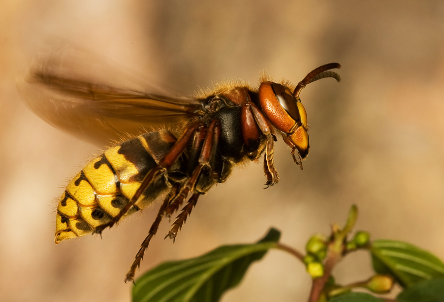
#> input picture cv09/Cv09_obr.bmp, 444 x 302 px
$ python MTcv09.py
#> lines starting #> are read from the running program, lines starting #| are printed output that depends on the picture
import cv2
from numpy import linalg as LA
import numpy as np
from matplotlib import pyplot as plt


def convertImageToMonochromo():
    img = cv2.imread('Cv09_obr.bmp')
#> img is the input picture: shape (302, 444, 3); mean B, G, R 70.5, 125, 164.3

    gray = cv2.cvtColor(img, cv2.COLOR_RGB2GRAY).astype(float)
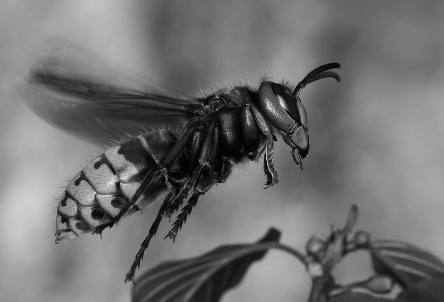
#> gray: shape (302, 444) float64; min 0, max 239, mean 113.2
    height = img.shape[0]
#> height = 302
    width = img.shape[1]
#> width = 444

    B = img[:, :, 0].flatten()
    G = img[:, :, 1].flatten()
    R = img[:, :, 2].flatten()

    ex = np.mean([R, G, B], axis=0)

    W = np.column_stack((R - ex, G - ex, B - ex))

    eig_val, eig_vec = LA.eig(np.cov(W.T))
#> eig_val = [404.6, -1.14e-13, 84.1]; eig_vec = [[-0.615, -0.577, -0.537], [-0.158, -0.577, 0.801], [0.773, -0.577, -0.264]]
    eig_p = []

    for i in range(0, len(eig_val)):
        eig_p.append((np.abs(eig_val[i]), eig_vec[:, i]))
#> this loop made 3 passes
#> after the loop, eig_p = [(404.6, [-0.615, -0.158, 0.773]), (1.14e-13, [-0.577, -0.577, -0.577]), (84.1, [-0.537, 0.801, -0.264])]

    eig_p.sort()
    eig_p.reverse()
    Ep = np.column_stack((eig_p[2][1], eig_p[1][1], eig_p[0][1]))
#> Ep = [[-0.577, -0.537, -0.615], [-0.577, 0.801, -0.158], [-0.577, -0.264, 0.773]]

    E = np.dot(W, Ep)
    k1 = (E.T[0] + ex).reshape(height, width)
    k2 = (E.T[1] + ex).reshape(height, width)
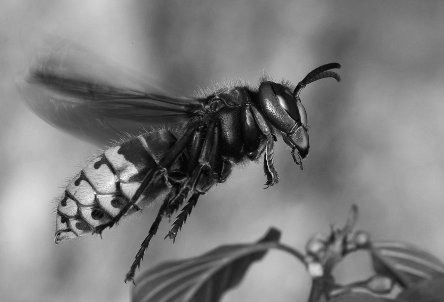
#> k2: shape (302, 444) float64; min -7.34, max 239, mean 113.2; drawn with min black and max white
    k3 = (E.T[2] + ex).reshape(height, width)
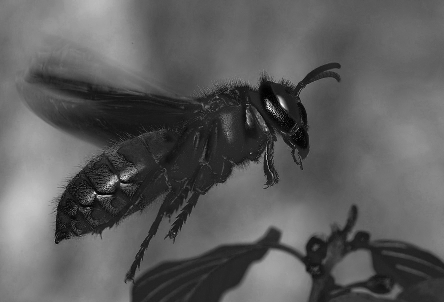
#> k3: shape (302, 444) float64; min -44.98, max 227.1, mean 53.7; drawn with min black and max white

    # originalni
    plt.subplot(231)
    plt.title("original")
    plt.imshow(cv2.cvtColor(img, cv2.COLOR_BGR2RGB))
    # prevedeno na gray
    plt.subplot(233)
    plt.title("gray")
    plt.imshow(gray, cmap='gray')
    # prvni komponenta
    plt.subplot(234)
    plt.title("component1")
    plt.imshow(k1, cmap='gray')
    # druha komponenta
    plt.subplot(235)
    plt.title("component2")
    plt.imshow(k2, cmap='gray')
    # treti komponenta
    plt.subplot(236)
    plt.title("component3")
    plt.imshow(k3, cmap='gray')

    plt.show()
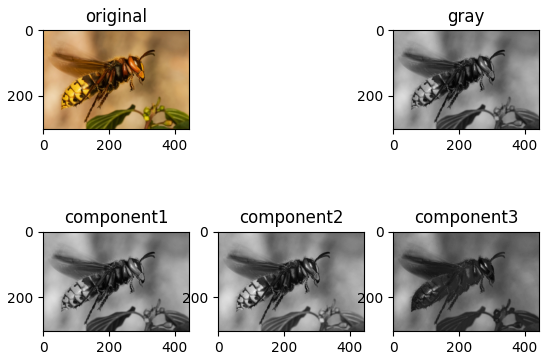
#> figure drawn by matplotlib, 5 panels

if __name__ == '__main__':
    convertImageToMonochromo()
